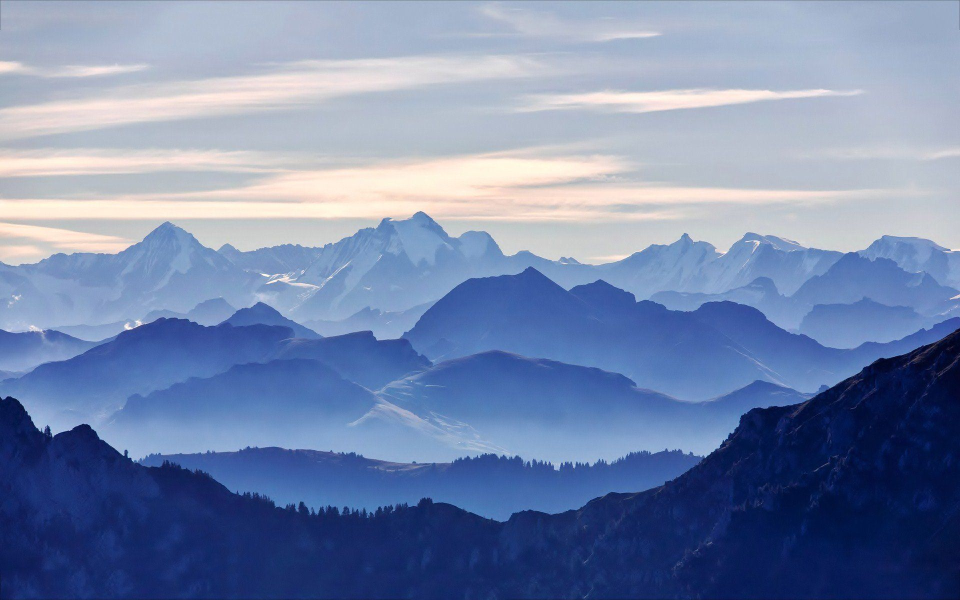
#> input picture examples/assets/bg.jpg, 1920 x 1200 px (shown at 1/2 size)
$ python -i chromakey.py   (imports and definitions only)
#> lines starting #> are read from the running program, lines starting #| are printed output that depends on the picture; after the words box and inside, x2 and y2 are one past the last pixel; in counts of white or black regions, pixels touching at a corner belong together
from PIL import Image
import numpy
import cv2
from scipy.ndimage.morphology import binary_erosion
from pymatting.alpha.estimate_alpha_cf import estimate_alpha_cf
from pymatting.foreground.estimate_foreground_ml import estimate_foreground_ml
from pymatting.util.util import stack_images


class Chromakey:

    __image = None

    __mask = None

    def __init__(self, image, color=None, hsv_color_lower=None, hsv_color_upper=None, lower_ratio=0.5, upper_ratio=0.5):
#> called with image = '../examples/assets/bg.jpg', lower_ratio = 0.5, upper_ratio = 0.5
        if isinstance(image, (numpy.ndarray, numpy.generic)):
            self.__image = Image.fromarray(image)
        else:
            self.__image = Image.open(image)

        hsv_color = self.color_to_hsv(self.background_color(color))

        # Get the color range in HSV.
        color_range = self.hsv_range(hsv_color, lower_ratio, upper_ratio)
        hsv_low = hsv_color_lower if hsv_color_lower else color_range[0]
        hsv_hight = hsv_color_upper if hsv_color_upper else color_range[1]

        # Convert image to HSV.
        hsv_image = self.__image.copy()
#> hsv_image is the input picture: PIL image 1920x1200 RGB; mean R, G, B 117.8, 135, 171.5
        hsv_image = hsv_image.convert('HSV')
#> hsv_image: PIL image 1920x1200 HSV; mean H, S, V 142.9, 106, 173.9
        hsv_array = numpy.array(hsv_image)
        hsv_image.close()

        mask = cv2.inRange(hsv_array, hsv_low, hsv_hight)
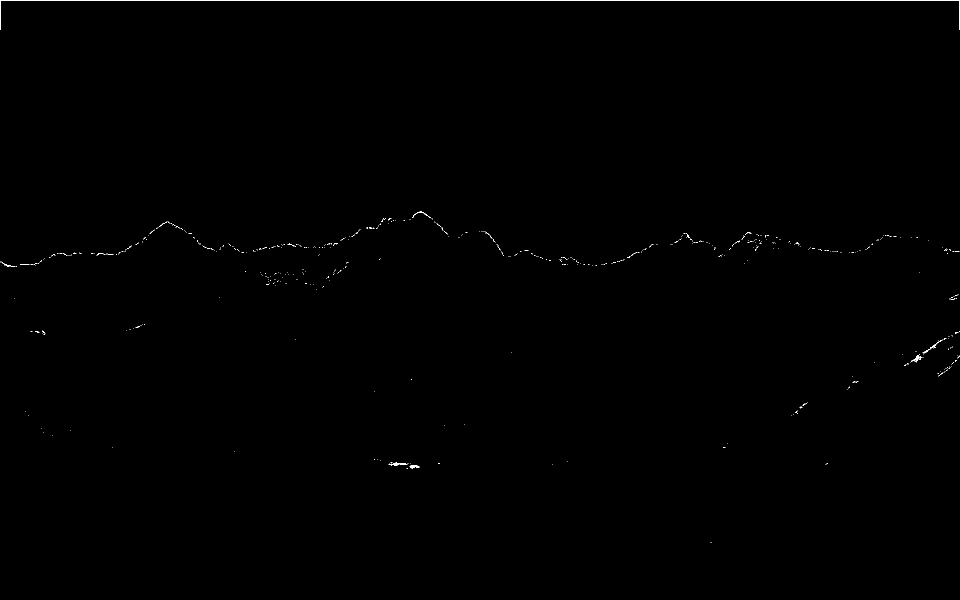
#> mask: shape (1200, 1920) (shown at 1/2 size); 0.18% white in thin lines or dots
        mask = cv2.bitwise_not(mask)
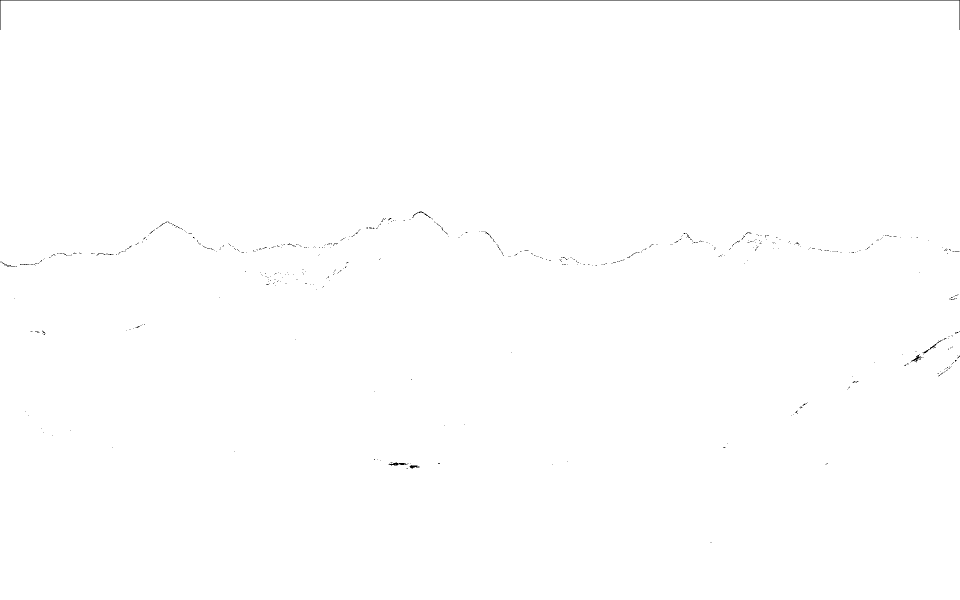
#> mask: shape (1200, 1920) (shown at 1/2 size); 99.8% white; black in thin lines or dots
        self.__mask = Image.fromarray(mask)

    def get_mask(self):
        return self.__mask

    def get_image(self):
        return self.__image

    def alpha_matting_cutout(
            self,
            foreground_threshold=240,
            background_threshold=10,
            erode_structure_size=10,
    ) -> Image:
#> called with foreground_threshold = 240, background_threshold = 10, erode_structure_size = 10
        base_size = (1000, 1000)
        size = self.__image.size

        self.__image.thumbnail(base_size, Image.LANCZOS)
        mask = self.__mask.resize(self.__image.size, Image.LANCZOS)
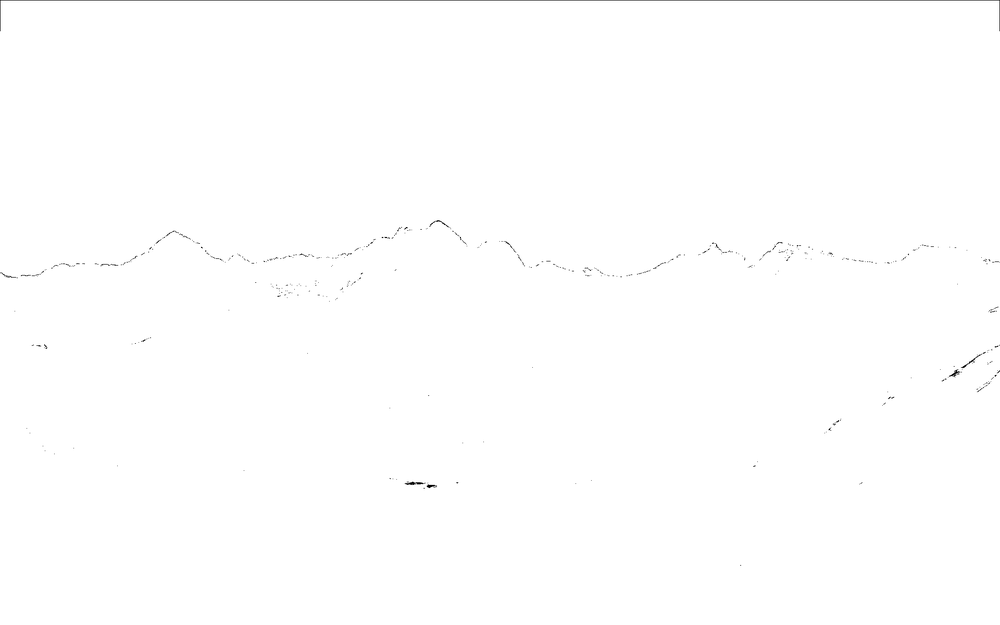
#> mask: PIL image 1000x625 L; min 0, max 255, mean 254.5

        img = numpy.asarray(self.__image)
        mask = numpy.asarray(mask)

        self.__image.close()
        self.__mask.close()

        # Guess likely foreground/background
        is_foreground = mask > foreground_threshold
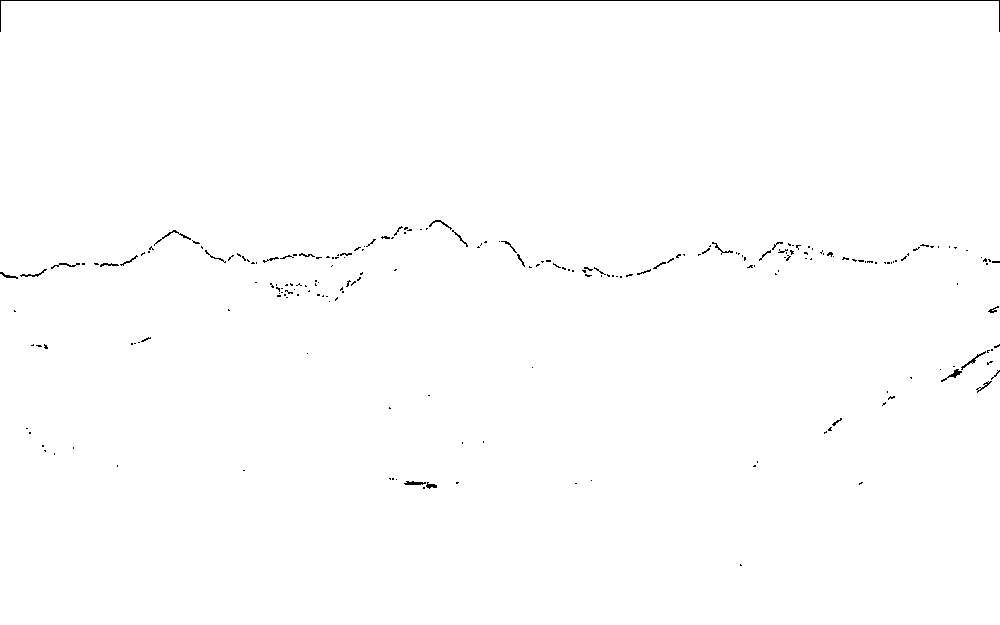
#> is_foreground: shape (625, 1000) bool; 99.5% white; black in thin lines or dots
        is_background = mask < background_threshold
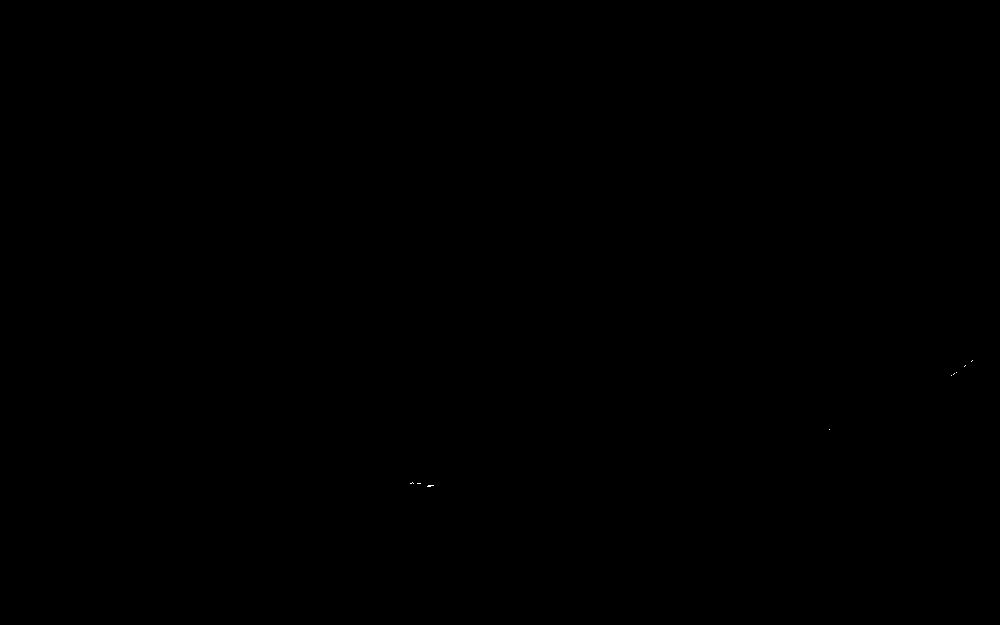
#> is_background: shape (625, 1000) bool; 0% white in thin lines or dots, all inside (x1, y1, x2, y2) = (410, 360, 973, 487)

        # Erode foreground/background
        structure = None
        if erode_structure_size > 0:
            structure = numpy.ones((erode_structure_size, erode_structure_size), dtype=numpy.int)

        is_foreground = binary_erosion(is_foreground, structure=structure)
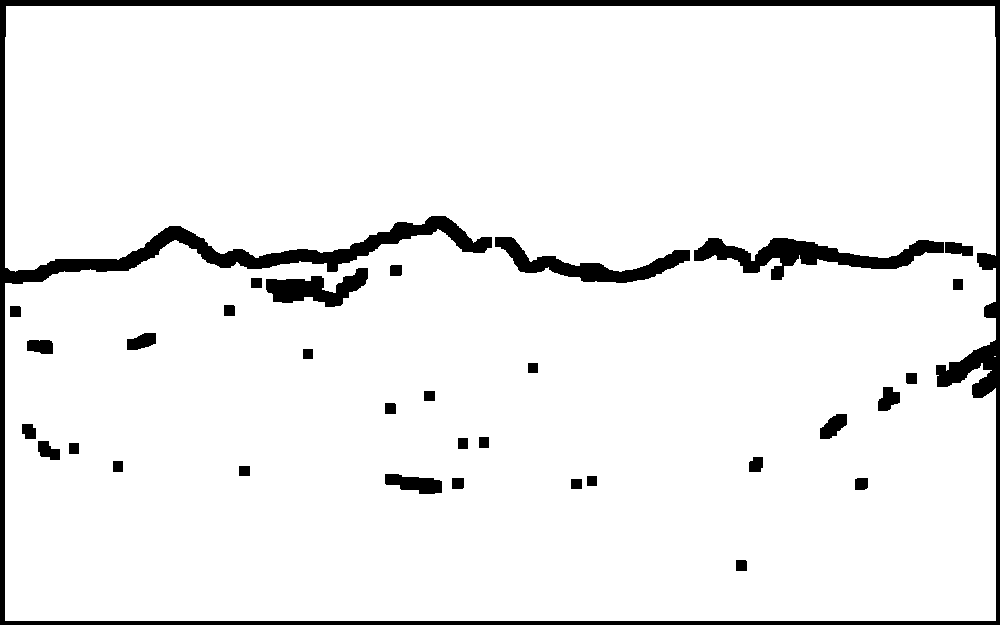
#> is_foreground: shape (625, 1000) bool; 93.7% white; 33 black regions, largest, box (x1, y1, x2, y2) and area: (0, 0, 1000, 625) 24908, (694, 238, 944, 280) 4171, (495, 237, 690, 283) 2875
        is_background = binary_erosion(is_background, structure=structure, border_value=1)
#> is_background: shape (625, 1000) bool; every value is 0

        trimap = numpy.full(mask.shape, dtype=numpy.uint8, fill_value=128)
        trimap[is_foreground] = 255
        trimap[is_background] = 0

        # Build the cutout image
        img_normalized = img / 255.0
        trimap_normalized = trimap / 255.0

#> (the run stopped early here; a loop or call above may not have finished)

$ run again, on examples/assets/tv.jpg
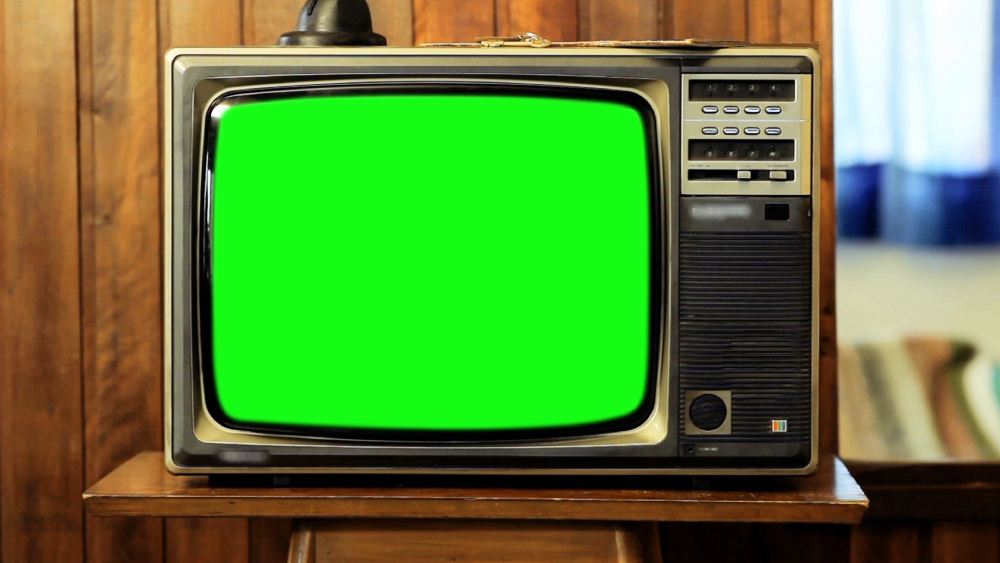
#> input picture examples/assets/tv.jpg, 1000 x 563 px
#> in __init__, hsv_image is the input picture: PIL image 1000x563 RGB; mean R, G, B 90.8, 132.2, 56
#> hsv_image: PIL image 1000x563 HSV; mean H, S, V 54.3, 158.4, 152.3
#> in __init__, `mask = cv2.inRange(hsv_array, hsv_low, hsv_hight)`:
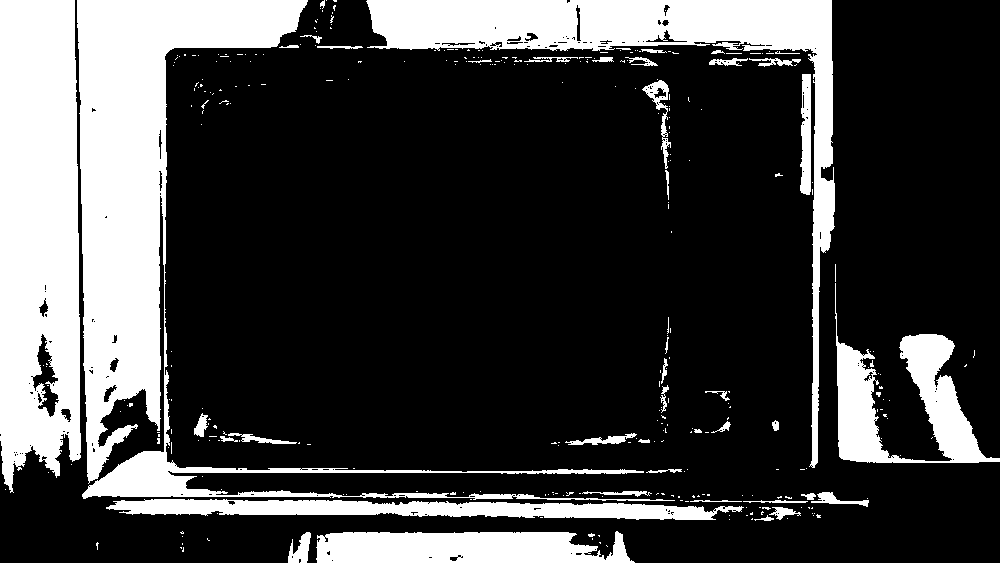
#> mask: shape (563, 1000); 25.3% white; 329 white regions (285 under 20 px), largest, box (x1, y1, x2, y2) and area: (77, 0, 675, 501) 47846, (0, 0, 81, 493) 35025, (366, 0, 835, 468) 26427
#> in alpha_matting_cutout, `is_background = binary_erosion(is_background, structure=structure, bor..`:
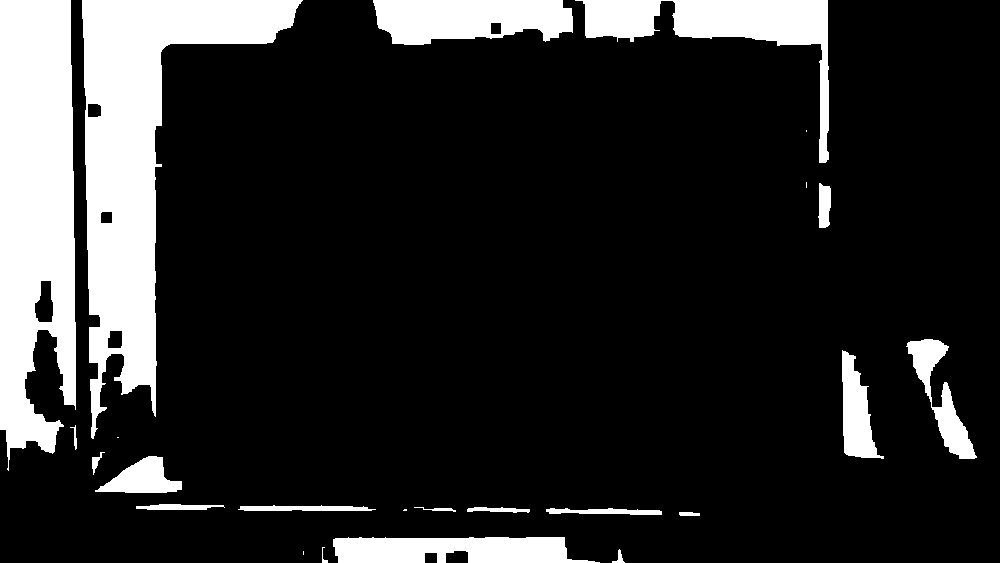
#> is_background: shape (563, 1000) bool; 16.7% white; 24 white regions (5 under 20 px), largest, box (x1, y1, x2, y2) and area: (82, 0, 303, 439) 32471, (0, 0, 76, 471) 29330, (575, 0, 829, 163) 9896
